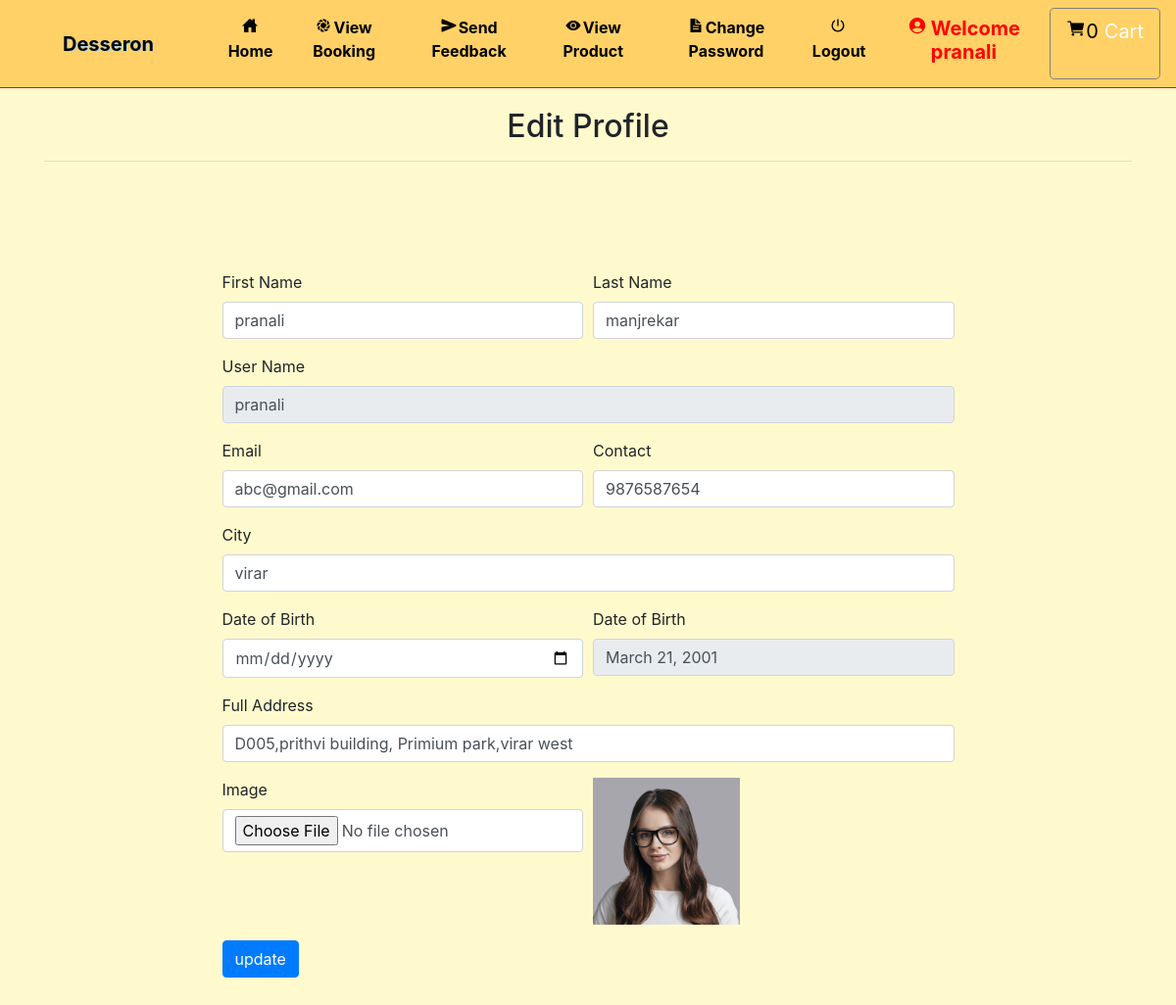
/edit_profile (signed in), run on the app's committed database.
### grocery/models.py (models this page shows, shortened)
class Profile(models.Model):
    user = models.ForeignKey(User, on_delete=models.CASCADE, null=True)
    dob = models.DateField(null=True)
    city = models.CharField(max_length=30, null=True)
    address = models.CharField(max_length=50, null=True)
    contact = models.CharField(max_length=10, null=True)
    image = models.FileField(null=True)

### grocery/views.py (the view, shortened to what this page needs)
# urls.py: path('edit_profile', Edit_profile, name='edit_profile'),
def Edit_profile(request):
    if not request.user.is_authenticated:
        return redirect('login')
    error = False
    user=User.objects.get(id=request.user.id)
    pro = Profile.objects.get(user=user)
    cart = ""
    try:
        cart = Cart.objects.get(profile=pro)
    except:
        pass
    num1=0
    total=0
    for i in cart:
        total+=i.product.price
        num1+=1
    d = {'error':error,'pro':pro,'num1':num1,'total':total}
    return render(request, 'edit_profile.html',d)

### grocery/templates/edit_profile.html (shortened to what this page needs)
{% extends 'navigation.html' %}
{% block body %}
{% load static %}
<div class="container">
    <h2 style="margin-top:20px" align="center">Edit Profile</h2><hr>
<div class="container-fluid" style="width:70%;margin-top:10%">
<form method="post" action="" enctype="multipart/form-data">
    <div class="form-row">
    <div class="form-group col-md-6">
      <label for="inputEmail4">First Name</label>
      <input type="text" class="form-control" value="{{pro.user.first_name}}" name="fname" id="inputEmail4">
    </div>
    <div class="form-group col-md-6">
      <label for="inputPassword4">Last Name</label>
      <input type="text" class="form-control" name="lname" value="{{pro.user.last_name}}" id="inputPassword4">
    </div>
  </div>
    <div class="form-row">
    <div class="form-group col-md-12">
      <label for="inputEmail4">User Name</label>
      <input type="text" class="form-control" name="uname" value="{{pro.user.username}}" id="inputEmail4" readonly>
    </div>
  </div>
        <div class="form-row">
<div class="form-group col-md-6">
    <label for="exampleInputEmail1">Email</label>
    <input type="email" class="form-control" id="exampleInputEmail1" aria-describedby="emailHelp" name="email" value="{{pro.user.email}}">
  </div>
  <div class="form-group col-md-6">
    <label for="exampleInputPassword1">Contact</label>
    <input type="text" class="form-control" id="exampleInputPassword1" value="{{pro.contact}}" name="contact">
  </div>
        </div>
        <div class="form-row">
    <div class="form-group col-md-12">
    <label for="exampleInputPassword1">City</label>
    <input type="text" class="form-control" id="exampleInputPassword1" value="{{pro.city}}" name="city">
  </div>
        </div>
    <div class="form-row">
    <div class="form-group col-md-6">
        <label for="exampleInputPassword1">Date of Birth</label>
    <input type="date" class="form-control" id="exampleInputPassword1" name="date">
  </div>
        <div class="form-group col-md-6">
        <label for="exampleInputPassword1">Date of Birth</label>
    <input type="text" class="form-control" id="exampleInputPassword1" value="{{pro.dob}}" readonly>
        </div>
        </div>
    <div class="form-row">
    <div class="form-group col-md-12">
    <label for="exampleInputPassword1">Full Address</label>
    <input type="text" class="form-control" id="exampleInputPassword1" value="{{pro.address}}" name="add">
  </div>
    </div>
    <div class="form-row">
<div class="form-group col-md-6">
    <label for="exampleInputPassword1">Image</label>
    <input type="file" class="form-control" id="exampleInputPassword1" name="img" value="choose file">
</div>
        <div class="form-group col-md-6">
    <img src="{{pro.image.url}}" style="width:150px;height:150px">
</div>
    </div>
  <button type="submit" class="btn btn-primary" style="margin-bottom:5%">update</button>
</form>
</div>
</div>
{% endblock %}

### grocery/templates/navigation.html (shortened to what this page needs)
<!DOCTYPE html>
<html lang="en">
<head>
    {% load static %}
     <link rel="stylesheet" href="https://maxcdn.bootstrapcdn.com/bootstrap/4.0.0/css/bootstrap.min.css">
  <link rel = stylesheet href = "//cdn.datatables.net/1.10.19/css/jquery.dataTables.min.css">
<link rel="stylesheet" href="https://cdnjs.cloudflare.com/ajax/libs/font-awesome/4.7.0/css/font-awesome.min.css">
</head>
<body style="background-color:#FFFACD" >
<nav class="navbar navbar-expand-sm" style = "background-color : #FFD166 ; border-bottom:1px solid red">
  <a class="navbar-brand pl-5" href="#" style="color:black ; font-weight : bold">Desseron</a>
<div class="collapse navbar-collapse" id="collapsibleNavbar">
  <ul class="navbar-nav pl-5 text-center">
    {% if request.user.username %}
    {% if not request.user.is_staff %}
    <li class="nav-item">
      <a class="nav-link" href="{% url 'home' %}" style="color:black"><ion-icon style="margin-right:2px" name="home-sharp"></ion-icon>Home</a>
    </li>
    <li class="nav-item">
      <a class="nav-link" href="{% url 'view_booking' %}" style="color:black"><ion-icon style="margin-right:2px" name="aperture"></ion-icon>View Booking</a>
    </li>
    <li class="nav-item">
      <a class="nav-link" href="{% url 'send_feedback' request.user.id %}" style="color:black"><ion-icon style="margin-right:2px" name="send"></ion-icon>Send Feedback</a>
    </li>
    <li class="nav-item">
      <a class="nav-link" href="{% url 'view_product' 0 %}" style="color:black"><ion-icon style="margin-right:2px" name="eye"></ion-icon>View Product</a>
    </li>
    <li class="nav-item">
      <a class="nav-link" href="{% url 'change_password' %}" style="color:black"><ion-icon style="margin-right:2px" name="document-text-sharp"></ion-icon>Change Password</a>
    </li>
    {% endif %}
    {% endif %}
    {% if request.user.is_authenticated %}
    <a class="nav-link" href="{% url 'logout' %}" style="color:black"><ion-icon style="margin-right:2px" name="power-sharp"></ion-icon>Logout</a>
    {% if not request.user.is_staff %}
    <li class="nav-item">
      <a href="{% url 'profile' %}"><h5 class="nav-link" style="color:red"><ion-icon style="margin-right:4px;color:#FF0000" name="person-circle-sharp"></ion-icon>Welcome {{request.user.username}}</h5>
      </a></li>
    {% else %}
    <li class="nav-item">
      <h5  class="nav-link" style="color:red"><ion-icon style="margin-right:4px;color:#FF0000" name="person-circle-sharp"></ion-icon>Welcome {{request.user.username}}</h5>
    </li>
    {% endif %}
    {% endif %}
    {% if not request.user.is_staff %}
    {% if request.user.username %}
      <a href="{% url 'cart' %}" style="border:1px solid gray" class="btn btn-default btn-lg text-dark text-capitalize">
        <ion-icon style="color:black;margin-top:2%" name="cart"></ion-icon><span style="color:black">{{num1}}</span><span style="margin-left:6px;margin-top:2%;color:white">Cart</span></a></center>
{% endif %}
    {% endif %}
    </ul>
</div>
</nav>
{% block body %}
{% endblock %}
</body></html>

### grocery/templates/navigation.html (style rules this page uses)
* { box-sizing: border-box; }
.nav-link { font-weight:bold; }
.navbar-brand { text-shadow: 1px 1px lightblue; }

### data on the page
Profile: fname "pranali", lname "manjrekar", uname "pranali", email "abc@gmail.com", contact "9876587654", city "virar", dob "March 21, 2001", add "D005,prithvi building, Primium park,virar west", image (picture)

### other printed values
{{ request.user.username }} "pranali"
{{ num1 }} "0"
